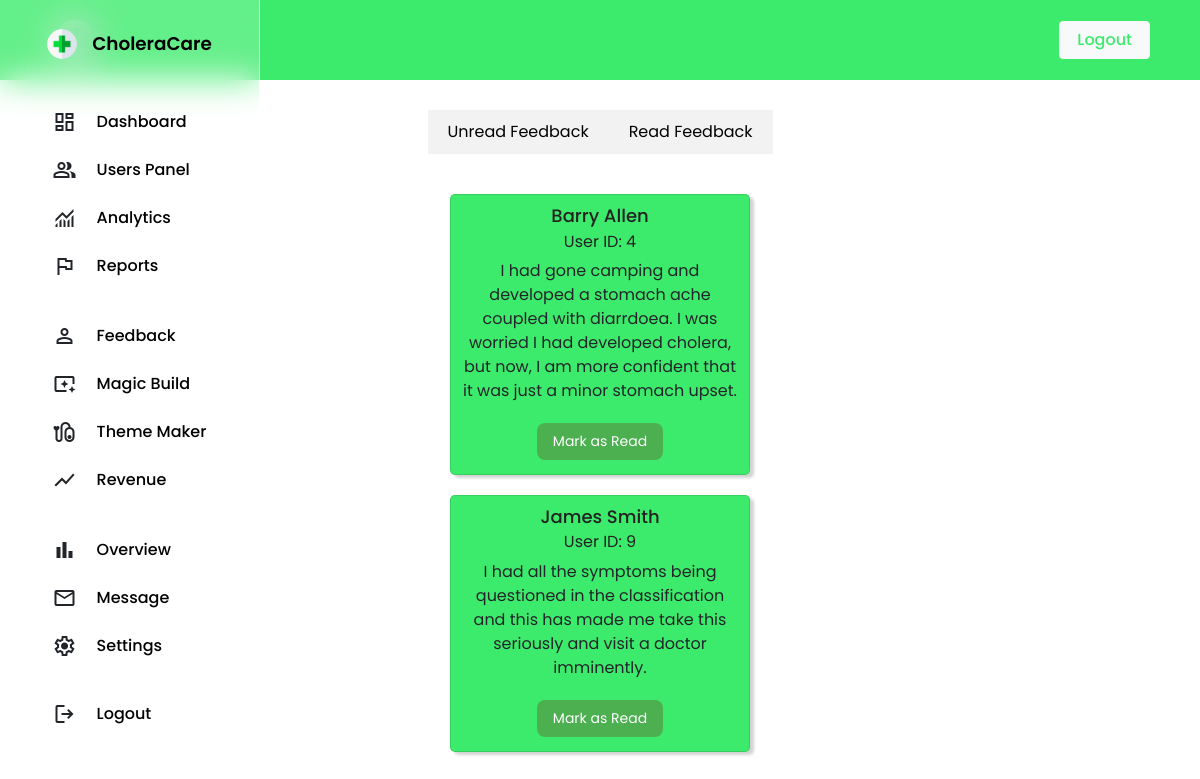
The app's page /display-feedback.php with its own data.
### tables this page shows
CREATE TABLE `userfeedback` (
  `feedback_id` int(11) NOT NULL,
  `user_id` int(11) NOT NULL,
  `feedback` text DEFAULT NULL,
  `diagnosis` enum('yes','no') NOT NULL,
  `submission_time` timestamp NOT NULL DEFAULT current_timestamp(),
  `read_status` tinyint(1) NOT NULL DEFAULT 0 CHECK (`read_status` in (0,1))
);

CREATE TABLE `usertable` (
  `id` int(11) NOT NULL,
  `name` varchar(255) NOT NULL,
  `email` varchar(255) NOT NULL,
  `password` varchar(255) NOT NULL,
  `code` mediumint(50) NOT NULL,
  `status` text NOT NULL,
  `authorization` varchar(20) NOT NULL DEFAULT 'user'
);

### display-feedback.php (the view, shortened to what this page needs)
<?php
    include_once "connection.php";
    $unread_query = "SELECT * FROM userfeedback WHERE read_status = 0";
    $unread_result = mysqli_query($con, $unread_query);
?>
<!DOCTYPE html>
<html lang="en">
<head>
    <link rel="stylesheet" href="https://stackpath.bootstrapcdn.com/bootstrap/4.5.2/css/bootstrap.min.css">
    <link rel="stylesheet" href="https://cdn.jsdelivr.net/npm/bootstrap@4.0.0/dist/css/bootstrap.min.css">
    <link rel="stylesheet" href="https://cdnjs.cloudflare.com/ajax/libs/font-awesome/4.7.0/css/font-awesome.min.css">
</head>
<body>
    <nav class="navbar">
    <a href="admin-home.php"><img src="media/pharmacy.png" style="width:40px;height:40px;"></a>
    <button type="button" class="btn btn-light"><a href="logout-user.php">Logout</a></button>
    </nav>
    <div class="container">
        <div class="tab">
            <button class="tablinks" onclick="openTab(event, 'unread')" id="defaultOpen">Unread Feedback</button>
            <button class="tablinks" onclick="openTab(event, 'read')">Read Feedback</button>
        </div>
        <div id="unread" class="tabcontent">
            <?php
                while ($row = mysqli_fetch_assoc($unread_result)) {
                    $userId = $row['user_id'];
                    $user_query = "SELECT name FROM usertable WHERE id = '$userId'";
                    $user_result = mysqli_query($con, $user_query);
                    $user_row = mysqli_fetch_assoc($user_result);
                    echo '<div class="card">';
                    echo '<h4>' . $user_row['name'] . '</h4>';
                    echo '<h5>User ID: ' . $row['user_id'] . '</h5>';
                    echo '<p>' . $row['feedback'] . '</p>';
                    echo '<form method="POST">';
                    echo '<button type="submit" name="mark_read" class="btn-mark-read">Mark as Read</button>';
                    echo '</form>';
                    echo '</div>';
                }
            ?>
        </div>
    <aside class="sidebar">
      <div class="logo">
      <img src="media/pharmacy.png" alt="logo">
        <h2>CholeraCare</h2>
      </div>
      <ul class="links">
      <li>
          <span class="material-symbols-outlined">dashboard</span>
          <a href="admin-home.php">Dashboard</a>
        </li>
        <li>
        <li>
          <span class="material-symbols-outlined">group</span>
          <a href="admin/user-panel.php">Users Panel </a>
        </li>
        <li>
          <span class="material-symbols-outlined">monitoring</span>
          <a href="admin-charts.php">Analytics</a>
        </li>
        <li>
          <span class="material-symbols-outlined">flag</span>
          <a href="#">Reports</a>
        </li>
        <hr>
        <li>
          <span class="material-symbols-outlined">person</span>
          <a href="display-feedback.php">Feedback</a>
        </li>
        <li>
          <span class="material-symbols-outlined">ambient_screen</span>
          <a href="#">Magic Build</a>
        </li>
        <li>
          <span class="material-symbols-outlined">pacemaker</span>
          <a href="#">Theme Maker</a>
        </li>
        <li>
          <span class="material-symbols-outlined">show_chart</span>
          <a href="#">Revenue</a>
        </li>
        <hr>
        <li>
          <span class="material-symbols-outlined">bar_chart</span>
          <a href="#">Overview</a>
        </li>
        <li>
          <span class="material-symbols-outlined">mail</span>
          <a href="#">Message</a>
        </li>
        <li>
          <span class="material-symbols-outlined">settings</span>
          <a href="#">Settings</a>
        </li>
        <li class="logout-link">
          <span class="material-symbols-outlined">logout</span>
          <a href="#">Logout</a>
        </li>
      </ul>
    </aside>
</body>
</html>

### display-feedback.php (style rules this page uses)
nav { padding-left: 50px!important; padding-right: 50px!important; padding-top: 15px!important; padding-bottom: 15px!important; background: #3deb6c; font-family: 'Poppins', sans-serif; }
button a { color: #3deb6c; font-weight: 500; border-radius: 16px; }
* { margin: 0; padding: 0; box-sizing: border-box; font-family: "Poppins", sans-serif; }
.sidebar { position: fixed; top: 0; left: 0; width: 110px; height: 100%; display: flex; align-items: center; flex-direction: column; background: rgba(255, 255, 255, 0.2); backdrop-filter: blur(17px); --webkit-backdrop-filter: blur(17px); border-right: 1px solid rgba(255, 255, 255, 0.7); transition: width 0.3s ease; }
.sidebar .logo { color: #000; display: flex; align-items: center; padding: 25px 10px 15px; }
.logo img { width: 30px; border-radius: 50%; }
.logo h2 { font-size: 1.15rem; font-weight: 600; margin-left: 15px; display: none; margin-top: 8px; }
.sidebar .links { list-style: none; margin-top: 20px; overflow-y: auto; scrollbar-width: none; height: calc(100% - 140px); }
.links li { display: flex; border-radius: 4px; align-items: center; }
.links hr { margin: 10px 8px; border: 1px solid #4c4c4c; }
.links li span { padding: 12px 10px; }
.links li a { padding: 10px; color: #000; display: none; font-weight: 500; white-space: nowrap; text-decoration: none; }
.links .logout-link { margin-top: 20px; }
a { padding: 5px; }
.container { display: flex; flex-direction: column; align-items: center; }
.tabcontent { display: flex; flex-direction: column; align-items: center; margin-top: 30px; }
.card { background-color: #3deb6c; padding: 10px; margin: 10px; border-radius: 5px; box-shadow: 4px 3px 3px #D3D3D3; text-align: center; width: 300px; }
.card h4 { color: #222; font-weight: 500; font-size: 18px; margin-bottom: 5px; }
.card h5 { color: #222; font-weight: 400; font-size: 16px; }
.tab { display: flex; justify-content: center; margin-top: 30px; }
.tab button { background-color: #f2f2f2; border: none; outline: none; cursor: pointer; padding: 10px 20px; transition: 0.3s; }
.btn-mark-read, .btn-mark-unread { background-color: #4CAF50; border: none; color: white; padding: 8px 16px; text-align: center; text-decoration: none; display: inline-block; font-size: 14px; margin: 4px 2px; transition-duration: 0.4s; cursor: pointer; border-radius: 8px; }

### records on screen
userfeedback: user.name "Barry Allen", user "4", feedback "I had gone camping and developed a stomach ache coupled with diarrdoea. I was worried I had developed cholera, but now, I am more confident that it was just a minor stomach upset."
userfeedback: user.name "James Smith", user "9", feedback "I had all the symptoms being questioned in the classification and this has made me take this seriously and visit a doctor imminently."
